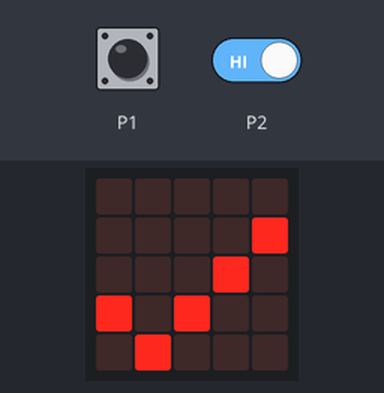
The program below on a simulated BBC micro:bit (MakeCode). On the bench: the board's 5×5 LED display. Inputs (shaded band) come from the test bench. Random numbers come from a fixed seed; the 48×5 strip is a reading aid, not a part: it shows the text the display is scrolling, unrolled, one strip-width of it at a time.

Above: at 11.2 s.
11.3 s: touch pin P1 pressed for 0.15 s
At 12.7 s:
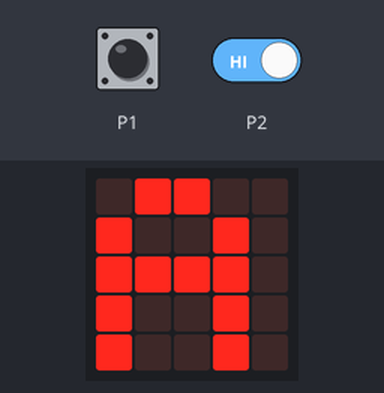
At 13.4 s:
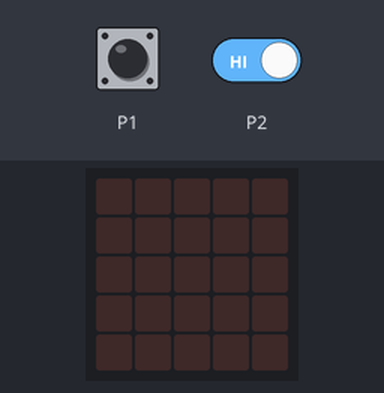
18.9 s: touch pin P2 held down
At 19.7 s:
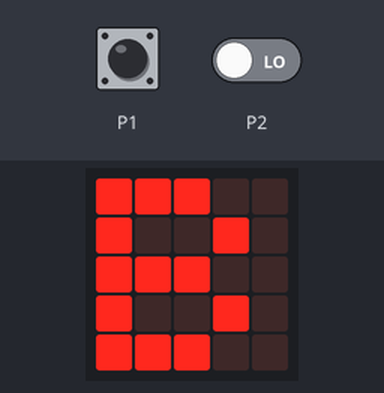
Timing chart, 0 to 21.9 s (numbered marks = the images above; inputs shaded):
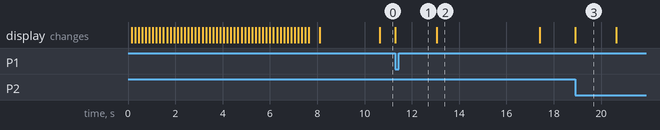

The program:

main.ts
```typescript
let game_started = false
basic.showString("Reaction")
basic.forever(function () {
    game_started = false
    basic.pause(randint(2000, 6000))
    basic.showLeds(`
        . . . . .
        . . . . #
        . . . # .
        # . # . .
        . # . . .
        `)
    game_started = true
    while (game_started) {
        if (input.pinIsPressed(TouchPin.P1)) {
            basic.showString("A")
            game_started = false
        } else {
            if (input.pinIsPressed(TouchPin.P2)) {
                basic.showString("B")
                game_started = false
            }
        }
    }
    basic.pause(1000)
    basic.clearScreen()
})
```

test.ts
```typescript
// aquí va el archivo "tests"; esto no se compilará cuando este paquete se utilice como una extensión.
```

Measured:
- after the input at 11.3 s, the display: changes at once (image 1)
- after the input at 18.9 s, the display: changes at once (image 3)
- what the display in image 2 shows lasts 4.3 s, from 13.1 s to 17.4 s
- what the display in image 3 shows lasts 1.8 s, from 18.9 s to 20.7 s
